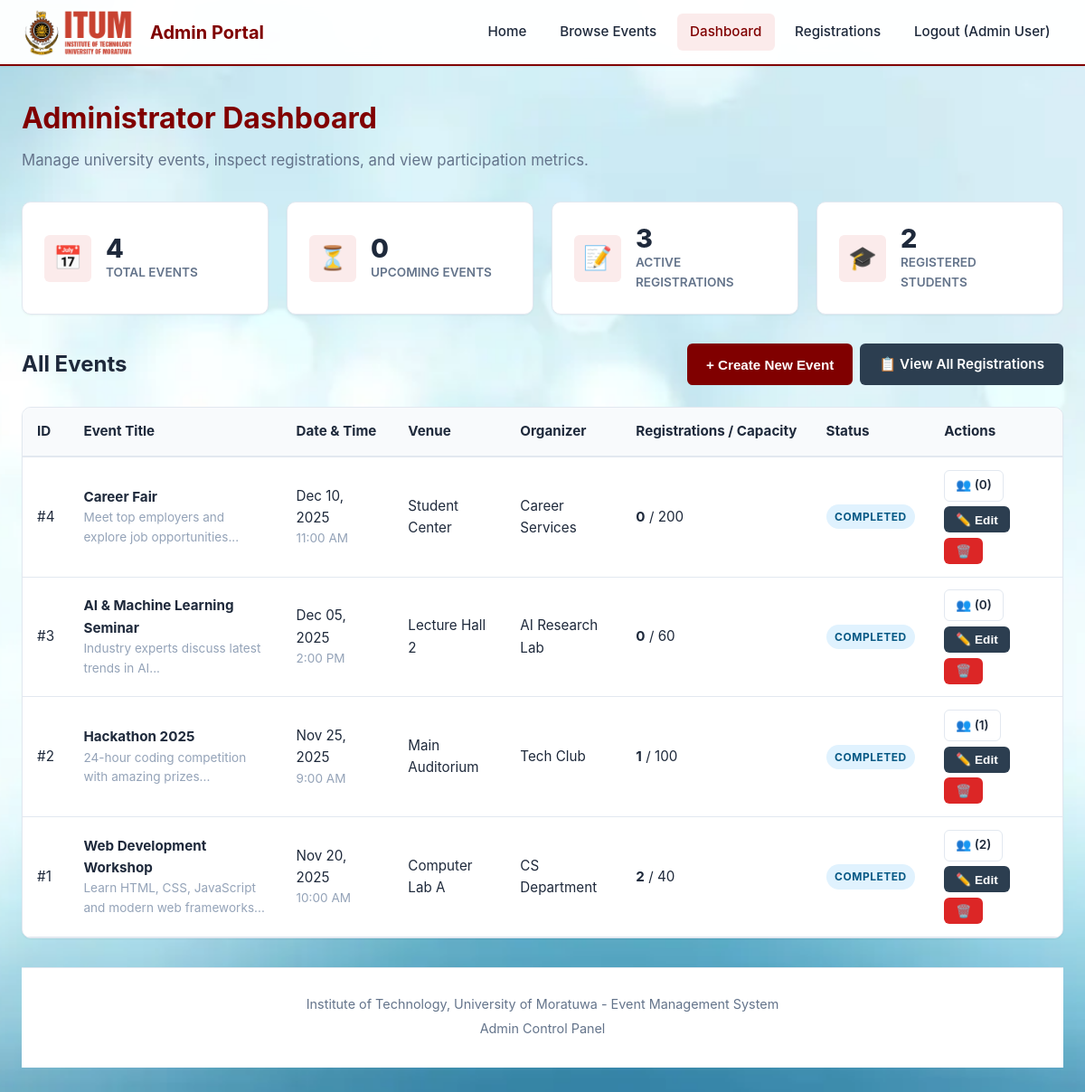
/admin/dashboard.php (signed in), run on an earlier commit of the app's database.
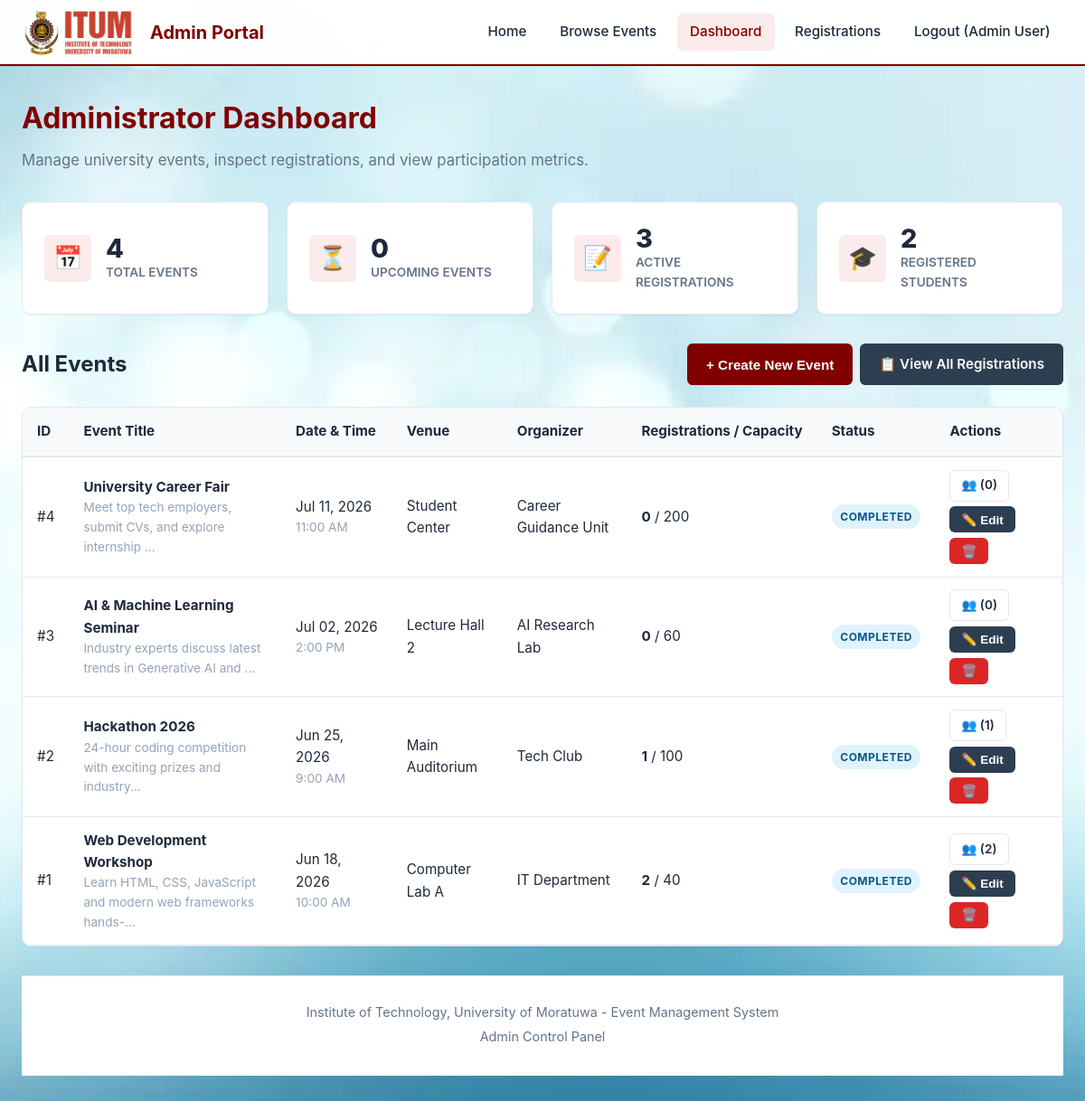
And on a later commit of the database.
### tables this page shows
CREATE TABLE IF NOT EXISTS events (
    event_id INT PRIMARY KEY AUTO_INCREMENT,
    title VARCHAR(200) NOT NULL,
    description TEXT,
    date DATE NOT NULL,
    time TIME NOT NULL,
    venue VARCHAR(150) NOT NULL,
    organizer VARCHAR(100) NOT NULL,
    capacity INT DEFAULT 50,
    created_by INT,
    created_at TIMESTAMP DEFAULT CURRENT_TIMESTAMP,
    FOREIGN KEY (created_by) REFERENCES users(user_id) ON DELETE SET NULL
);

### admin/dashboard.php (the view, shortened to what this page needs)
<?php
$conn = getDBConnection();
$totalEvents = 0;
$totalRegistrations = 0;
$upcomingEventsCount = 0;
$totalStudents = 0;
try {
    $totalEvents = (int)$conn->query("SELECT COUNT(*) FROM events")->fetchColumn();
    $totalRegistrations = (int)$conn->query("SELECT COUNT(*) FROM registrations WHERE status = 'confirmed'")->fetchColumn();
    $upcomingEventsCount = (int)$conn->query("SELECT COUNT(*) FROM events WHERE date >= CURDATE()")->fetchColumn();
    $totalStudents = (int)$conn->query("SELECT COUNT(DISTINCT user_id) FROM users WHERE role = 'student'")->fetchColumn();
    $stmt = $conn->prepare("
        SELECT e.*,
               COUNT(CASE WHEN r.status = 'confirmed' THEN 1 END) as confirmed_count,
               COUNT(r.reg_id) as total_registered
        FROM events e
        LEFT JOIN registrations r ON e.event_id = r.event_id
        GROUP BY e.event_id
        ORDER BY e.date DESC, e.time DESC
    ");
    $stmt->execute();
    $events = $stmt->fetchAll();
} catch (PDOException $e) {
    $error = 'Failed to fetch dashboard data: ' . $e->getMessage();
    $events = [];
}
?>
<!DOCTYPE html>
<html lang="en">
<head>
    <link rel="stylesheet" href="../css/style.css?v=<?php echo time(); ?>">
</head>
<body style="background: url('../back.png') no-repeat center center fixed; background-size: cover; background-color: #eaf3f9;">
    <nav class="navbar">
        <div class="nav-container">
            <a href="../index.php" class="nav-brand">
                <img src="../itumlogo.png" alt="ITUM Logo" onerror="this.style.display='none'">
                <span>Admin Portal</span>
            </a>
            <ul class="nav-menu">
                <li><a href="../index.php">Home</a></li>
                <li><a href="../events.php">Browse Events</a></li>
                <li><a href="dashboard.php" class="active">Dashboard</a></li>
                <li><a href="view_registrations.php">Registrations</a></li>
                <li><a href="../logout.php">Logout (<?php echo htmlspecialchars($_SESSION['name'] ?? 'Admin'); ?>)</a></li>
            </ul>
        </div>
    </nav>
    <div class="container">
        <div class="page-header" style="text-align: left;">
            <h1>Administrator Dashboard</h1>
            <p>Manage university events, inspect registrations, and view participation metrics.</p>
        </div>
        <div class="stats-grid">
            <div class="stat-card">
                <div class="stat-icon">📅</div>
                <div class="stat-info">
                    <div class="stat-number"><?php echo $totalEvents; ?></div>
                    <div class="stat-label">Total Events</div>
                </div>
            </div>
            <div class="stat-card">
                <div class="stat-icon">⏳</div>
                <div class="stat-info">
                    <div class="stat-number"><?php echo $upcomingEventsCount; ?></div>
                    <div class="stat-label">Upcoming Events</div>
                </div>
            </div>
            <div class="stat-card">
                <div class="stat-icon">📝</div>
                <div class="stat-info">
                    <div class="stat-number"><?php echo $totalRegistrations; ?></div>
                    <div class="stat-label">Active Registrations</div>
                </div>
            </div>
            <div class="stat-card">
                <div class="stat-icon">🎓</div>
                <div class="stat-info">
                    <div class="stat-number"><?php echo $totalStudents; ?></div>
                    <div class="stat-label">Registered Students</div>
                </div>
            </div>
        </div>
        <div class="toolbar">
            <h2>All Events</h2>
            <div style="display: flex; gap: 0.5rem;">
                <button type="button" class="btn btn-primary" onclick="openCreateModal()">+ Create New Event</button>
                <a href="view_registrations.php" class="btn btn-secondary">📋 View All Registrations</a>
            </div>
        </div>
        <div class="table-container">
            <table class="data-table">
                <thead>
                    <tr>
                        <th>ID</th>
                        <th>Event Title</th>
                        <th>Date & Time</th>
                        <th>Venue</th>
                        <th>Organizer</th>
                        <th>Registrations / Capacity</th>
                        <th>Status</th>
                        <th>Actions</th>
                    </tr>
                </thead>
                <tbody>
                    <?php if (empty($events)): ?>
                        <tr>
                            <td colspan="8" style="text-align: center; padding: 2rem;">No events found. Click "+ Create New Event" to add your first event.</td>
                        </tr>
                    <?php else: ?>
                        <?php foreach ($events as $event): ?>
                            <?php
                                $isUpcoming = strtotime($event['date']) >= strtotime(date('Y-m-d'));
                            ?>
                            <tr>
                                <td>#<?php echo $event['event_id']; ?></td>
                                <td>
                                    <strong><?php echo htmlspecialchars($event['title']); ?></strong>
                                    <div class="text-muted small"><?php echo htmlspecialchars(substr($event['description'], 0, 60)) . '...'; ?></div>
                                </td>
                                <td>
                                    <div><?php echo date('M d, Y', strtotime($event['date'])); ?></div>
                                    <div class="text-muted small"><?php echo date('g:i A', strtotime($event['time'])); ?></div>
                                </td>
                                <td><?php echo htmlspecialchars($event['venue']); ?></td>
                                <td><?php echo htmlspecialchars($event['organizer']); ?></td>
                                <td>
                                    <strong><?php echo $event['confirmed_count']; ?></strong> / <?php echo $event['capacity']; ?>
                                </td>
                                <td>
                                    <?php if ($isUpcoming): ?>
                                        <span class="badge badge-success">Upcoming</span>
                                    <?php else: ?>
                                        <span class="badge badge-info">Completed</span>
                                    <?php endif; ?>
                                </td>
                                <td>
                                    <div style="display: flex; gap: 0.35rem; flex-wrap: wrap;">
                                        <a href="view_registrations.php?event_id=<?php echo $event['event_id']; ?>"
                                           class="btn btn-sm btn-outline" title="View Registrations">
                                            👥 (<?php echo $event['confirmed_count']; ?>)
                                        </a>
                                        <button type="button" class="btn btn-sm btn-secondary"
                                                onclick='openEditModal(<?php echo json_encode($event); ?>)'>
                                            ✏️ Edit
                                        </button>
                                        <form method="POST" style="display: inline;"
                                              onsubmit="return confirm('Are you sure you want to delete this event? All associated registrations will also be removed.');">
                                            <button type="submit" class="btn btn-sm btn-danger">🗑️</button>
                                        </form>
                                    </div>
                                </td>
                            </tr>
                        <?php endforeach; ?>
                    <?php endif; ?>
                </tbody>
            </table>
        </div>
        <div class="footer">
            <footer>
                <p>Institute of Technology, University of Moratuwa - Event Management System</p>
                <p>Admin Control Panel</p>
            </footer>
        </div>
    </div>
</body>
</html>

What changed in the data, as far as the page shows it:
changed events "Student Center": title "Career Fair" → "University Career Fair"; description "Meet top employers and explore job opportunities" → "Meet top tech employers, submit CVs, and explore internship"; date "Dec 10, 2025" → "Jul 11, 2026"; organizer "Career Services" → "Career Guidance Unit"
changed events "AI & Machine Learning Seminar": description "Industry experts discuss latest trends in AI" → "Industry experts discuss latest trends in Generative AI and"; date "Dec 05, 2025" → "Jul 02, 2026"
changed events "Main Auditorium": title "Hackathon 2025" → "Hackathon 2026"; description "24-hour coding competition with amazing prizes" → "24-hour coding competition with exciting prizes and industry"; date "Nov 25, 2025" → "Jun 25, 2026"
changed events "Web Development Workshop": description "Learn HTML, CSS, JavaScript and modern web frameworks" → "Learn HTML, CSS, JavaScript and modern web frameworks hands-"; date "Nov 20, 2025" → "Jun 18, 2026"; organizer "CS Department" → "IT Department"
